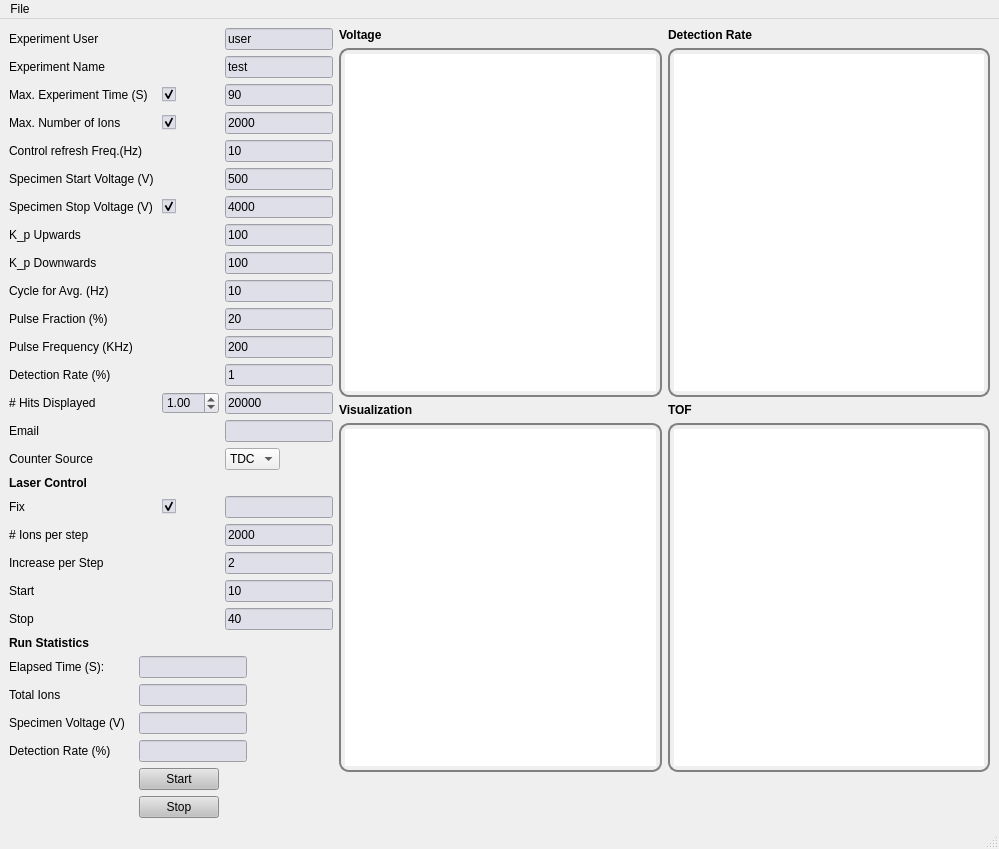
<?xml version="1.0" encoding="UTF-8"?>
<ui version="4.0">
 <class>UI_APT_S</class>
 <widget class="QMainWindow" name="UI_APT_S">
  <property name="geometry">
   <rect>
    <x>0</x>
    <y>0</y>
    <width>999</width>
    <height>838</height>
   </rect>
  </property>
  <property name="windowTitle">
   <string>APT Control Software</string>
  </property>
  <widget class="QWidget" name="centralwidget">
   <layout class="QGridLayout" name="gridLayout_2">
    <item row="0" column="0">
     <layout class="QGridLayout" name="gridLayout">
      <item row="0" column="0">
       <widget class="QLabel" name="label_43">
        <property name="sizePolicy">
         <sizepolicy hsizetype="Fixed" vsizetype="Fixed">
          <horstretch>0</horstretch>
          <verstretch>0</verstretch>
         </sizepolicy>
        </property>
        <property name="text">
         <string>Experiment User</string>
        </property>
       </widget>
      </item>
      <item row="0" column="3">
       <widget class="QLineEdit" name="ex_user">
        <property name="sizePolicy">
         <sizepolicy hsizetype="Fixed" vsizetype="Fixed">
          <horstretch>0</horstretch>
          <verstretch>0</verstretch>
         </sizepolicy>
        </property>
        <property name="styleSheet">
         <string notr="true">QLineEdit{
background: rgb(223,223,233)
}</string>
        </property>
        <property name="text">
         <string>user</string>
        </property>
       </widget>
      </item>
      <item row="1" column="0">
       <widget class="QLabel" name="label_21">
        <property name="sizePolicy">
         <sizepolicy hsizetype="Fixed" vsizetype="Fixed">
          <horstretch>0</horstretch>
          <verstretch>0</verstretch>
         </sizepolicy>
        </property>
        <property name="text">
         <string>Experiment Name</string>
        </property>
       </widget>
      </item>
      <item row="1" column="3">
       <widget class="QLineEdit" name="ex_name">
        <property name="sizePolicy">
         <sizepolicy hsizetype="Fixed" vsizetype="Fixed">
          <horstretch>0</horstretch>
          <verstretch>0</verstretch>
         </sizepolicy>
        </property>
        <property name="styleSheet">
         <string notr="true">QLineEdit{
background: rgb(223,223,233)
}</string>
        </property>
        <property name="text">
         <string>test</string>
        </property>
       </widget>
      </item>
      <item row="2" column="0" colspan="2">
       <widget class="QLabel" name="label_2">
        <property name="sizePolicy">
         <sizepolicy hsizetype="Fixed" vsizetype="Fixed">
          <horstretch>0</horstretch>
          <verstretch>0</verstretch>
         </sizepolicy>
        </property>
        <property name="text">
         <string>Max. Experiment Time (S)</string>
        </property>
       </widget>
      </item>
      <item row="2" column="2">
       <widget class="QCheckBox" name="criteria_time">
        <property name="sizePolicy">
         <sizepolicy hsizetype="Fixed" vsizetype="Fixed">
          <horstretch>0</horstretch>
          <verstretch>0</verstretch>
         </sizepolicy>
        </property>
        <property name="font">
         <font>
          <italic>false</italic>
         </font>
        </property>
        <property name="mouseTracking">
         <bool>true</bool>
        </property>
        <property name="styleSheet">
         <string notr="true">QCheckBox{
background: rgb(223,223,233)
}</string>
        </property>
        <property name="text">
         <string/>
        </property>
        <property name="checked">
         <bool>true</bool>
        </property>
       </widget>
      </item>
      <item row="2" column="3">
       <widget class="QLineEdit" name="ex_time">
        <property name="sizePolicy">
         <sizepolicy hsizetype="Fixed" vsizetype="Fixed">
          <horstretch>0</horstretch>
          <verstretch>0</verstretch>
         </sizepolicy>
        </property>
        <property name="styleSheet">
         <string notr="true">QLineEdit{
background: rgb(223,223,233)
}</string>
        </property>
        <property name="text">
         <string>90</string>
        </property>
       </widget>
      </item>
      <item row="3" column="0">
       <widget class="QLabel" name="label_41">
        <property name="sizePolicy">
         <sizepolicy hsizetype="Fixed" vsizetype="Fixed">
          <horstretch>0</horstretch>
          <verstretch>0</verstretch>
         </sizepolicy>
        </property>
        <property name="text">
         <string>Max. Number of Ions</string>
        </property>
       </widget>
      </item>
      <item row="3" column="2">
       <widget class="QCheckBox" name="criteria_ions">
        <property name="sizePolicy">
         <sizepolicy hsizetype="Fixed" vsizetype="Fixed">
          <horstretch>0</horstretch>
          <verstretch>0</verstretch>
         </sizepolicy>
        </property>
        <property name="font">
         <font>
          <italic>false</italic>
         </font>
        </property>
        <property name="mouseTracking">
         <bool>true</bool>
        </property>
        <property name="styleSheet">
         <string notr="true">QCheckBox{
background: rgb(223,223,233)
}</string>
        </property>
        <property name="text">
         <string/>
        </property>
        <property name="checked">
         <bool>true</bool>
        </property>
       </widget>
      </item>
      <item row="3" column="3">
       <widget class="QLineEdit" name="max_ions">
        <property name="sizePolicy">
         <sizepolicy hsizetype="Fixed" vsizetype="Fixed">
          <horstretch>0</horstretch>
          <verstretch>0</verstretch>
         </sizepolicy>
        </property>
        <property name="styleSheet">
         <string notr="true">QLineEdit{
background: rgb(223,223,233)
}</string>
        </property>
        <property name="text">
         <string>2000</string>
        </property>
       </widget>
      </item>
      <item row="4" column="0" colspan="2">
       <widget class="QLabel" name="label_3">
        <property name="sizePolicy">
         <sizepolicy hsizetype="Fixed" vsizetype="Fixed">
          <horstretch>0</horstretch>
          <verstretch>0</verstretch>
         </sizepolicy>
        </property>
        <property name="text">
         <string>Control refresh Freq.(Hz)</string>
        </property>
       </widget>
      </item>
      <item row="4" column="3">
       <widget class="QLineEdit" name="ex_freq">
        <property name="sizePolicy">
         <sizepolicy hsizetype="Fixed" vsizetype="Fixed">
          <horstretch>0</horstretch>
          <verstretch>0</verstretch>
         </sizepolicy>
        </property>
        <property name="styleSheet">
         <string notr="true">QLineEdit{
background: rgb(223,223,233)
}</string>
        </property>
        <property name="text">
         <string>10</string>
        </property>
       </widget>
      </item>
      <item row="5" column="0" colspan="2">
       <widget class="QLabel" name="label_4">
        <property name="sizePolicy">
         <sizepolicy hsizetype="Fixed" vsizetype="Fixed">
          <horstretch>0</horstretch>
          <verstretch>0</verstretch>
         </sizepolicy>
        </property>
        <property name="text">
         <string>Specimen Start Voltage (V)</string>
        </property>
       </widget>
      </item>
      <item row="5" column="3">
       <widget class="QLineEdit" name="vdc_min">
        <property name="sizePolicy">
         <sizepolicy hsizetype="Fixed" vsizetype="Fixed">
          <horstretch>0</horstretch>
          <verstretch>0</verstretch>
         </sizepolicy>
        </property>
        <property name="styleSheet">
         <string notr="true">QLineEdit{
background: rgb(223,223,233)
}</string>
        </property>
        <property name="text">
         <string>500</string>
        </property>
       </widget>
      </item>
      <item row="6" column="0" colspan="2">
       <widget class="QLabel" name="label_5">
        <property name="sizePolicy">
         <sizepolicy hsizetype="Fixed" vsizetype="Fixed">
          <horstretch>0</horstretch>
          <verstretch>0</verstretch>
         </sizepolicy>
        </property>
        <property name="text">
         <string>Specimen Stop Voltage (V)</string>
        </property>
       </widget>
      </item>
      <item row="6" column="2">
       <widget class="QCheckBox" name="criteria_vdc">
        <property name="sizePolicy">
         <sizepolicy hsizetype="Fixed" vsizetype="Fixed">
          <horstretch>0</horstretch>
          <verstretch>0</verstretch>
         </sizepolicy>
        </property>
        <property name="font">
         <font>
          <italic>false</italic>
         </font>
        </property>
        <property name="mouseTracking">
         <bool>true</bool>
        </property>
        <property name="styleSheet">
         <string notr="true">QCheckBox{
background: rgb(223,223,233)
}</string>
        </property>
        <property name="text">
         <string/>
        </property>
        <property name="checked">
         <bool>true</bool>
        </property>
       </widget>
      </item>
      <item row="6" column="3">
       <widget class="QLineEdit" name="vdc_max">
        <property name="sizePolicy">
         <sizepolicy hsizetype="Fixed" vsizetype="Fixed">
          <horstretch>0</horstretch>
          <verstretch>0</verstretch>
         </sizepolicy>
        </property>
        <property name="styleSheet">
         <string notr="true">QLineEdit{
background: rgb(223,223,233)
}</string>
        </property>
        <property name="text">
         <string>4000</string>
        </property>
       </widget>
      </item>
      <item row="7" column="0">
       <widget class="QLabel" name="label_6">
        <property name="text">
         <string>K_p Upwards</string>
        </property>
       </widget>
      </item>
      <item row="7" column="3">
       <widget class="QLineEdit" name="vdc_steps_up">
        <property name="sizePolicy">
         <sizepolicy hsizetype="Fixed" vsizetype="Fixed">
          <horstretch>0</horstretch>
          <verstretch>0</verstretch>
         </sizepolicy>
        </property>
        <property name="styleSheet">
         <string notr="true">QLineEdit{
background: rgb(223,223,233)
}</string>
        </property>
        <property name="text">
         <string>100</string>
        </property>
       </widget>
      </item>
      <item row="8" column="0">
       <widget class="QLabel" name="label_28">
        <property name="sizePolicy">
         <sizepolicy hsizetype="Fixed" vsizetype="Fixed">
          <horstretch>0</horstretch>
          <verstretch>0</verstretch>
         </sizepolicy>
        </property>
        <property name="text">
         <string>K_p Downwards</string>
        </property>
       </widget>
      </item>
      <item row="8" column="3">
       <widget class="QLineEdit" name="vdc_steps_down">
        <property name="sizePolicy">
         <sizepolicy hsizetype="Fixed" vsizetype="Fixed">
          <horstretch>0</horstretch>
          <verstretch>0</verstretch>
         </sizepolicy>
        </property>
        <property name="styleSheet">
         <string notr="true">QLineEdit{
background: rgb(223,223,233)
}</string>
        </property>
        <property name="text">
         <string>100</string>
        </property>
       </widget>
      </item>
      <item row="9" column="0">
       <widget class="QLabel" name="label_20">
        <property name="sizePolicy">
         <sizepolicy hsizetype="Fixed" vsizetype="Fixed">
          <horstretch>0</horstretch>
          <verstretch>0</verstretch>
         </sizepolicy>
        </property>
        <property name="text">
         <string>Cycle for Avg. (Hz)</string>
        </property>
       </widget>
      </item>
      <item row="9" column="3">
       <widget class="QLineEdit" name="cycle_avg">
        <property name="sizePolicy">
         <sizepolicy hsizetype="Fixed" vsizetype="Fixed">
          <horstretch>0</horstretch>
          <verstretch>0</verstretch>
         </sizepolicy>
        </property>
        <property name="styleSheet">
         <string notr="true">QLineEdit{
background: rgb(223,223,233)
}</string>
        </property>
        <property name="text">
         <string>10</string>
        </property>
       </widget>
      </item>
      <item row="10" column="0">
       <widget class="QLabel" name="label_25">
        <property name="sizePolicy">
         <sizepolicy hsizetype="Fixed" vsizetype="Fixed">
          <horstretch>0</horstretch>
          <verstretch>0</verstretch>
         </sizepolicy>
        </property>
        <property name="text">
         <string>Pulse Fraction (%)</string>
        </property>
       </widget>
      </item>
      <item row="10" column="3">
       <widget class="QLineEdit" name="pulse_fraction">
        <property name="sizePolicy">
         <sizepolicy hsizetype="Fixed" vsizetype="Fixed">
          <horstretch>0</horstretch>
          <verstretch>0</verstretch>
         </sizepolicy>
        </property>
        <property name="styleSheet">
         <string notr="true">QLineEdit{
background: rgb(223,223,233)
}</string>
        </property>
        <property name="text">
         <string>20</string>
        </property>
       </widget>
      </item>
      <item row="11" column="0">
       <widget class="QLabel" name="label_23">
        <property name="sizePolicy">
         <sizepolicy hsizetype="Fixed" vsizetype="Fixed">
          <horstretch>0</horstretch>
          <verstretch>0</verstretch>
         </sizepolicy>
        </property>
        <property name="text">
         <string>Pulse Frequency (KHz)</string>
        </property>
       </widget>
      </item>
      <item row="11" column="3">
       <widget class="QLineEdit" name="pulse_frequency">
        <property name="sizePolicy">
         <sizepolicy hsizetype="Fixed" vsizetype="Fixed">
          <horstretch>0</horstretch>
          <verstretch>0</verstretch>
         </sizepolicy>
        </property>
        <property name="styleSheet">
         <string notr="true">QLineEdit{
background: rgb(223,223,233)
}</string>
        </property>
        <property name="text">
         <string>200</string>
        </property>
       </widget>
      </item>
      <item row="12" column="0">
       <widget class="QLabel" name="label_17">
        <property name="sizePolicy">
         <sizepolicy hsizetype="Fixed" vsizetype="Fixed">
          <horstretch>0</horstretch>
          <verstretch>0</verstretch>
         </sizepolicy>
        </property>
        <property name="text">
         <string>Detection Rate (%)</string>
        </property>
       </widget>
      </item>
      <item row="12" column="3">
       <widget class="QLineEdit" name="detection_rate_init">
        <property name="sizePolicy">
         <sizepolicy hsizetype="Fixed" vsizetype="Fixed">
          <horstretch>0</horstretch>
          <verstretch>0</verstretch>
         </sizepolicy>
        </property>
        <property name="styleSheet">
         <string notr="true">QLineEdit{
background: rgb(223,223,233)
}</string>
        </property>
        <property name="text">
         <string>1</string>
        </property>
       </widget>
      </item>
      <item row="13" column="0">
       <widget class="QLabel" name="label_22">
        <property name="sizePolicy">
         <sizepolicy hsizetype="Fixed" vsizetype="Fixed">
          <horstretch>0</horstretch>
          <verstretch>0</verstretch>
         </sizepolicy>
        </property>
        <property name="text">
         <string># Hits Displayed</string>
        </property>
       </widget>
      </item>
      <item row="13" column="2">
       <widget class="QDoubleSpinBox" name="doubleSpinBox">
        <property name="sizePolicy">
         <sizepolicy hsizetype="Fixed" vsizetype="Fixed">
          <horstretch>0</horstretch>
          <verstretch>0</verstretch>
         </sizepolicy>
        </property>
        <property name="styleSheet">
         <string notr="true">QDoubleSpinBox{
background: rgb(223,223,233)
}</string>
        </property>
        <property name="value">
         <double>1.000000000000000</double>
        </property>
       </widget>
      </item>
      <item row="13" column="3">
       <widget class="QLineEdit" name="hit_displayed">
        <property name="sizePolicy">
         <sizepolicy hsizetype="Fixed" vsizetype="Fixed">
          <horstretch>0</horstretch>
          <verstretch>0</verstretch>
         </sizepolicy>
        </property>
        <property name="styleSheet">
         <string notr="true">QLineEdit{
background: rgb(223,223,233)
}</string>
        </property>
        <property name="text">
         <string>20000</string>
        </property>
       </widget>
      </item>
      <item row="14" column="0">
       <widget class="QLabel" name="label_26">
        <property name="sizePolicy">
         <sizepolicy hsizetype="Fixed" vsizetype="Fixed">
          <horstretch>0</horstretch>
          <verstretch>0</verstretch>
         </sizepolicy>
        </property>
        <property name="text">
         <string>Email</string>
        </property>
       </widget>
      </item>
      <item row="14" column="3">
       <widget class="QLineEdit" name="email">
        <property name="sizePolicy">
         <sizepolicy hsizetype="Fixed" vsizetype="Fixed">
          <horstretch>0</horstretch>
          <verstretch>0</verstretch>
         </sizepolicy>
        </property>
        <property name="styleSheet">
         <string notr="true">QLineEdit{
background: rgb(223,223,233)
}</string>
        </property>
        <property name="text">
         <string/>
        </property>
       </widget>
      </item>
      <item row="15" column="0">
       <widget class="QLabel" name="label_42">
        <property name="sizePolicy">
         <sizepolicy hsizetype="Fixed" vsizetype="Fixed">
          <horstretch>0</horstretch>
          <verstretch>0</verstretch>
         </sizepolicy>
        </property>
        <property name="text">
         <string>Counter Source</string>
        </property>
       </widget>
      </item>
      <item row="15" column="3">
       <widget class="QComboBox" name="counter_source">
        <property name="sizePolicy">
         <sizepolicy hsizetype="Fixed" vsizetype="Fixed">
          <horstretch>0</horstretch>
          <verstretch>0</verstretch>
         </sizepolicy>
        </property>
        <item>
         <property name="text">
          <string>TDC</string>
         </property>
        </item>
       </widget>
      </item>
      <item row="16" column="0">
       <widget class="QLabel" name="label_29">
        <property name="sizePolicy">
         <sizepolicy hsizetype="Fixed" vsizetype="Fixed">
          <horstretch>0</horstretch>
          <verstretch>0</verstretch>
         </sizepolicy>
        </property>
        <property name="font">
         <font>
          <weight>75</weight>
          <bold>true</bold>
         </font>
        </property>
        <property name="text">
         <string>Laser Control</string>
        </property>
       </widget>
      </item>
      <item row="17" column="0">
       <widget class="QLabel" name="label_31">
        <property name="sizePolicy">
         <sizepolicy hsizetype="Fixed" vsizetype="Fixed">
          <horstretch>0</horstretch>
          <verstretch>0</verstretch>
         </sizepolicy>
        </property>
        <property name="text">
         <string>Fix</string>
        </property>
       </widget>
      </item>
      <item row="17" column="2">
       <widget class="QCheckBox" name="criteria_laser">
        <property name="sizePolicy">
         <sizepolicy hsizetype="Fixed" vsizetype="Fixed">
          <horstretch>0</horstretch>
          <verstretch>0</verstretch>
         </sizepolicy>
        </property>
        <property name="font">
         <font>
          <italic>false</italic>
         </font>
        </property>
        <property name="mouseTracking">
         <bool>true</bool>
        </property>
        <property name="styleSheet">
         <string notr="true">QCheckBox{
background: rgb(223,223,233)
}</string>
        </property>
        <property name="text">
         <string/>
        </property>
        <property name="checked">
         <bool>true</bool>
        </property>
       </widget>
      </item>
      <item row="17" column="3">
       <widget class="QLineEdit" name="fixed_laser">
        <property name="sizePolicy">
         <sizepolicy hsizetype="Fixed" vsizetype="Fixed">
          <horstretch>0</horstretch>
          <verstretch>0</verstretch>
         </sizepolicy>
        </property>
        <property name="styleSheet">
         <string notr="true">QLineEdit{
background: rgb(223,223,233)
}</string>
        </property>
        <property name="text">
         <string/>
        </property>
       </widget>
      </item>
      <item row="18" column="0">
       <widget class="QLabel" name="label_18">
        <property name="sizePolicy">
         <sizepolicy hsizetype="Fixed" vsizetype="Fixed">
          <horstretch>0</horstretch>
          <verstretch>0</verstretch>
         </sizepolicy>
        </property>
        <property name="text">
         <string># Ions per step</string>
        </property>
       </widget>
      </item>
      <item row="18" column="3">
       <widget class="QLineEdit" name="laser_num_ions_per_step">
        <property name="sizePolicy">
         <sizepolicy hsizetype="Fixed" vsizetype="Fixed">
          <horstretch>0</horstretch>
          <verstretch>0</verstretch>
         </sizepolicy>
        </property>
        <property name="styleSheet">
         <string notr="true">QLineEdit{
background: rgb(223,223,233)
}</string>
        </property>
        <property name="text">
         <string>2000</string>
        </property>
       </widget>
      </item>
      <item row="19" column="0">
       <widget class="QLabel" name="label_30">
        <property name="sizePolicy">
         <sizepolicy hsizetype="Fixed" vsizetype="Fixed">
          <horstretch>0</horstretch>
          <verstretch>0</verstretch>
         </sizepolicy>
        </property>
        <property name="text">
         <string>Increase per Step </string>
        </property>
       </widget>
      </item>
      <item row="19" column="3">
       <widget class="QLineEdit" name="laser_increase_per_step">
        <property name="sizePolicy">
         <sizepolicy hsizetype="Fixed" vsizetype="Fixed">
          <horstretch>0</horstretch>
          <verstretch>0</verstretch>
         </sizepolicy>
        </property>
        <property name="styleSheet">
         <string notr="true">QLineEdit{
background: rgb(223,223,233)
}</string>
        </property>
        <property name="text">
         <string>2</string>
        </property>
       </widget>
      </item>
      <item row="20" column="0">
       <widget class="QLabel" name="label_16">
        <property name="sizePolicy">
         <sizepolicy hsizetype="Fixed" vsizetype="Fixed">
          <horstretch>0</horstretch>
          <verstretch>0</verstretch>
         </sizepolicy>
        </property>
        <property name="text">
         <string>Start</string>
        </property>
       </widget>
      </item>
      <item row="20" column="3">
       <widget class="QLineEdit" name="laser_start">
        <property name="sizePolicy">
         <sizepolicy hsizetype="Fixed" vsizetype="Fixed">
          <horstretch>0</horstretch>
          <verstretch>0</verstretch>
         </sizepolicy>
        </property>
        <property name="styleSheet">
         <string notr="true">QLineEdit{
background: rgb(223,223,233)
}</string>
        </property>
        <property name="text">
         <string>10</string>
        </property>
       </widget>
      </item>
      <item row="21" column="0">
       <widget class="QLabel" name="label_27">
        <property name="sizePolicy">
         <sizepolicy hsizetype="Fixed" vsizetype="Fixed">
          <horstretch>0</horstretch>
          <verstretch>0</verstretch>
         </sizepolicy>
        </property>
        <property name="text">
         <string>Stop</string>
        </property>
       </widget>
      </item>
      <item row="21" column="3">
       <widget class="QLineEdit" name="laser_stop">
        <property name="sizePolicy">
         <sizepolicy hsizetype="Fixed" vsizetype="Fixed">
          <horstretch>0</horstretch>
          <verstretch>0</verstretch>
         </sizepolicy>
        </property>
        <property name="styleSheet">
         <string notr="true">QLineEdit{
background: rgb(223,223,233)
}</string>
        </property>
        <property name="text">
         <string>40</string>
        </property>
       </widget>
      </item>
      <item row="22" column="0">
       <widget class="QLabel" name="label_11">
        <property name="sizePolicy">
         <sizepolicy hsizetype="Fixed" vsizetype="Fixed">
          <horstretch>0</horstretch>
          <verstretch>0</verstretch>
         </sizepolicy>
        </property>
        <property name="font">
         <font>
          <weight>75</weight>
          <bold>true</bold>
         </font>
        </property>
        <property name="text">
         <string>Run Statistics</string>
        </property>
       </widget>
      </item>
      <item row="23" column="0">
       <widget class="QLabel" name="label_12">
        <property name="sizePolicy">
         <sizepolicy hsizetype="Fixed" vsizetype="Fixed">
          <horstretch>0</horstretch>
          <verstretch>0</verstretch>
         </sizepolicy>
        </property>
        <property name="text">
         <string>Elapsed Time (S):</string>
        </property>
       </widget>
      </item>
      <item row="23" column="1" colspan="3">
       <widget class="QLineEdit" name="elapsed_time">
        <property name="sizePolicy">
         <sizepolicy hsizetype="Fixed" vsizetype="Fixed">
          <horstretch>0</horstretch>
          <verstretch>0</verstretch>
         </sizepolicy>
        </property>
        <property name="styleSheet">
         <string notr="true">QLineEdit{
background: rgb(223,223,233)
}</string>
        </property>
        <property name="text">
         <string/>
        </property>
       </widget>
      </item>
      <item row="24" column="0">
       <widget class="QLabel" name="label_13">
        <property name="sizePolicy">
         <sizepolicy hsizetype="Fixed" vsizetype="Fixed">
          <horstretch>0</horstretch>
          <verstretch>0</verstretch>
         </sizepolicy>
        </property>
        <property name="text">
         <string>Total Ions</string>
        </property>
       </widget>
      </item>
      <item row="24" column="1" colspan="3">
       <widget class="QLineEdit" name="total_ions">
        <property name="sizePolicy">
         <sizepolicy hsizetype="Fixed" vsizetype="Fixed">
          <horstretch>0</horstretch>
          <verstretch>0</verstretch>
         </sizepolicy>
        </property>
        <property name="styleSheet">
         <string notr="true">QLineEdit{
background: rgb(223,223,233)
}</string>
        </property>
        <property name="text">
         <string/>
        </property>
       </widget>
      </item>
      <item row="25" column="0">
       <widget class="QLabel" name="label_14">
        <property name="sizePolicy">
         <sizepolicy hsizetype="Fixed" vsizetype="Fixed">
          <horstretch>0</horstretch>
          <verstretch>0</verstretch>
         </sizepolicy>
        </property>
        <property name="text">
         <string>Specimen Voltage (V)</string>
        </property>
       </widget>
      </item>
      <item row="25" column="1" colspan="3">
       <widget class="QLineEdit" name="speciemen_voltage">
        <property name="sizePolicy">
         <sizepolicy hsizetype="Fixed" vsizetype="Fixed">
          <horstretch>0</horstretch>
          <verstretch>0</verstretch>
         </sizepolicy>
        </property>
        <property name="styleSheet">
         <string notr="true">QLineEdit{
background: rgb(223,223,233)
}</string>
        </property>
        <property name="text">
         <string/>
        </property>
       </widget>
      </item>
      <item row="26" column="0">
       <widget class="QLabel" name="label_15">
        <property name="sizePolicy">
         <sizepolicy hsizetype="Fixed" vsizetype="Fixed">
          <horstretch>0</horstretch>
          <verstretch>0</verstretch>
         </sizepolicy>
        </property>
        <property name="text">
         <string>Detection Rate (%)</string>
        </property>
       </widget>
      </item>
      <item row="26" column="1" colspan="3">
       <widget class="QLineEdit" name="detection_rate">
        <property name="sizePolicy">
         <sizepolicy hsizetype="Fixed" vsizetype="Fixed">
          <horstretch>0</horstretch>
          <verstretch>0</verstretch>
         </sizepolicy>
        </property>
        <property name="styleSheet">
         <string notr="true">QLineEdit{
background: rgb(223,223,233)
}</string>
        </property>
        <property name="text">
         <string/>
        </property>
       </widget>
      </item>
      <item row="27" column="1" colspan="2">
       <widget class="QPushButton" name="start_button">
        <property name="sizePolicy">
         <sizepolicy hsizetype="Fixed" vsizetype="Fixed">
          <horstretch>0</horstretch>
          <verstretch>0</verstretch>
         </sizepolicy>
        </property>
        <property name="styleSheet">
         <string notr="true">QPushButton{
background: rgb(193, 193, 193)
}</string>
        </property>
        <property name="text">
         <string>Start</string>
        </property>
       </widget>
      </item>
      <item row="28" column="1" colspan="2">
       <widget class="QPushButton" name="stop_button">
        <property name="sizePolicy">
         <sizepolicy hsizetype="Fixed" vsizetype="Fixed">
          <horstretch>0</horstretch>
          <verstretch>0</verstretch>
         </sizepolicy>
        </property>
        <property name="styleSheet">
         <string notr="true">QPushButton{
background: rgb(193, 193, 193)
}</string>
        </property>
        <property name="text">
         <string>Stop</string>
        </property>
       </widget>
      </item>
     </layout>
    </item>
    <item row="0" column="1">
     <layout class="QVBoxLayout" name="verticalLayout">
      <item>
       <layout class="QHBoxLayout" name="horizontalLayout_4">
        <item>
         <widget class="QLabel" name="label_7">
          <property name="font">
           <font>
            <weight>75</weight>
            <bold>true</bold>
           </font>
          </property>
          <property name="text">
           <string>Voltage</string>
          </property>
         </widget>
        </item>
        <item>
         <widget class="QLabel" name="label_10">
          <property name="font">
           <font>
            <weight>75</weight>
            <bold>true</bold>
           </font>
          </property>
          <property name="text">
           <string>Detection Rate</string>
          </property>
         </widget>
        </item>
       </layout>
      </item>
      <item>
       <layout class="QHBoxLayout" name="horizontalLayout_2">
        <item>
         <widget class="QGraphicsView" name="vdc_time">
          <property name="minimumSize">
           <size>
            <width>0</width>
            <height>0</height>
           </size>
          </property>
          <property name="styleSheet">
           <string notr="true">QWidget{
border: 2px solid gray;
border-radius: 10px;
padding: 4 4px;
}</string>
          </property>
         </widget>
        </item>
        <item>
         <widget class="QGraphicsView" name="detection_rate_viz">
          <property name="minimumSize">
           <size>
            <width>0</width>
            <height>0</height>
           </size>
          </property>
          <property name="styleSheet">
           <string notr="true">QWidget{
border: 2px solid gray;
border-radius: 10px;
padding: 4 4px;
}</string>
          </property>
         </widget>
        </item>
       </layout>
      </item>
      <item>
       <layout class="QHBoxLayout" name="horizontalLayout_3">
        <item>
         <widget class="QLabel" name="label_19">
          <property name="font">
           <font>
            <weight>75</weight>
            <bold>true</bold>
           </font>
          </property>
          <property name="text">
           <string>Visualization</string>
          </property>
         </widget>
        </item>
        <item>
         <widget class="QLabel" name="label_24">
          <property name="font">
           <font>
            <weight>75</weight>
            <bold>true</bold>
           </font>
          </property>
          <property name="text">
           <string>TOF</string>
          </property>
         </widget>
        </item>
       </layout>
      </item>
      <item>
       <layout class="QHBoxLayout" name="horizontalLayout">
        <item>
         <widget class="QGraphicsView" name="visualization">
          <property name="minimumSize">
           <size>
            <width>0</width>
            <height>0</height>
           </size>
          </property>
          <property name="acceptDrops">
           <bool>true</bool>
          </property>
          <property name="styleSheet">
           <string notr="true">QWidget{
border: 2px solid gray;
border-radius: 10px;
padding: 4 4px;
}</string>
          </property>
         </widget>
        </item>
        <item>
         <widget class="QGraphicsView" name="histogram">
          <property name="sizePolicy">
           <sizepolicy hsizetype="Expanding" vsizetype="Expanding">
            <horstretch>0</horstretch>
            <verstretch>0</verstretch>
           </sizepolicy>
          </property>
          <property name="minimumSize">
           <size>
            <width>0</width>
            <height>0</height>
           </size>
          </property>
          <property name="styleSheet">
           <string notr="true">QWidget{
border: 2px solid gray;
border-radius: 10px;
padding: 4 4px;
}</string>
          </property>
         </widget>
        </item>
       </layout>
      </item>
      <item>
       <widget class="QLabel" name="Error">
        <property name="font">
         <font>
          <pointsize>13</pointsize>
          <weight>75</weight>
          <bold>true</bold>
          <strikeout>false</strikeout>
         </font>
        </property>
        <property name="text">
         <string>&lt;html&gt;&lt;head/&gt;&lt;body&gt;&lt;p&gt;&lt;br/&gt;&lt;/p&gt;&lt;/body&gt;&lt;/html&gt;</string>
        </property>
        <property name="alignment">
         <set>Qt::AlignCenter</set>
        </property>
        <property name="textInteractionFlags">
         <set>Qt::LinksAccessibleByMouse</set>
        </property>
       </widget>
      </item>
     </layout>
    </item>
   </layout>
  </widget>
  <widget class="QMenuBar" name="menubar">
   <property name="geometry">
    <rect>
     <x>0</x>
     <y>0</y>
     <width>999</width>
     <height>22</height>
    </rect>
   </property>
   <widget class="QMenu" name="menuFile">
    <property name="title">
     <string>File</string>
    </property>
    <addaction name="actionExit"/>
   </widget>
   <addaction name="menuFile"/>
  </widget>
  <widget class="QStatusBar" name="statusbar"/>
  <action name="actionExit">
   <property name="text">
    <string>Exit</string>
   </property>
  </action>
 </widget>
 <resources/>
 <connections/>
</ui>
